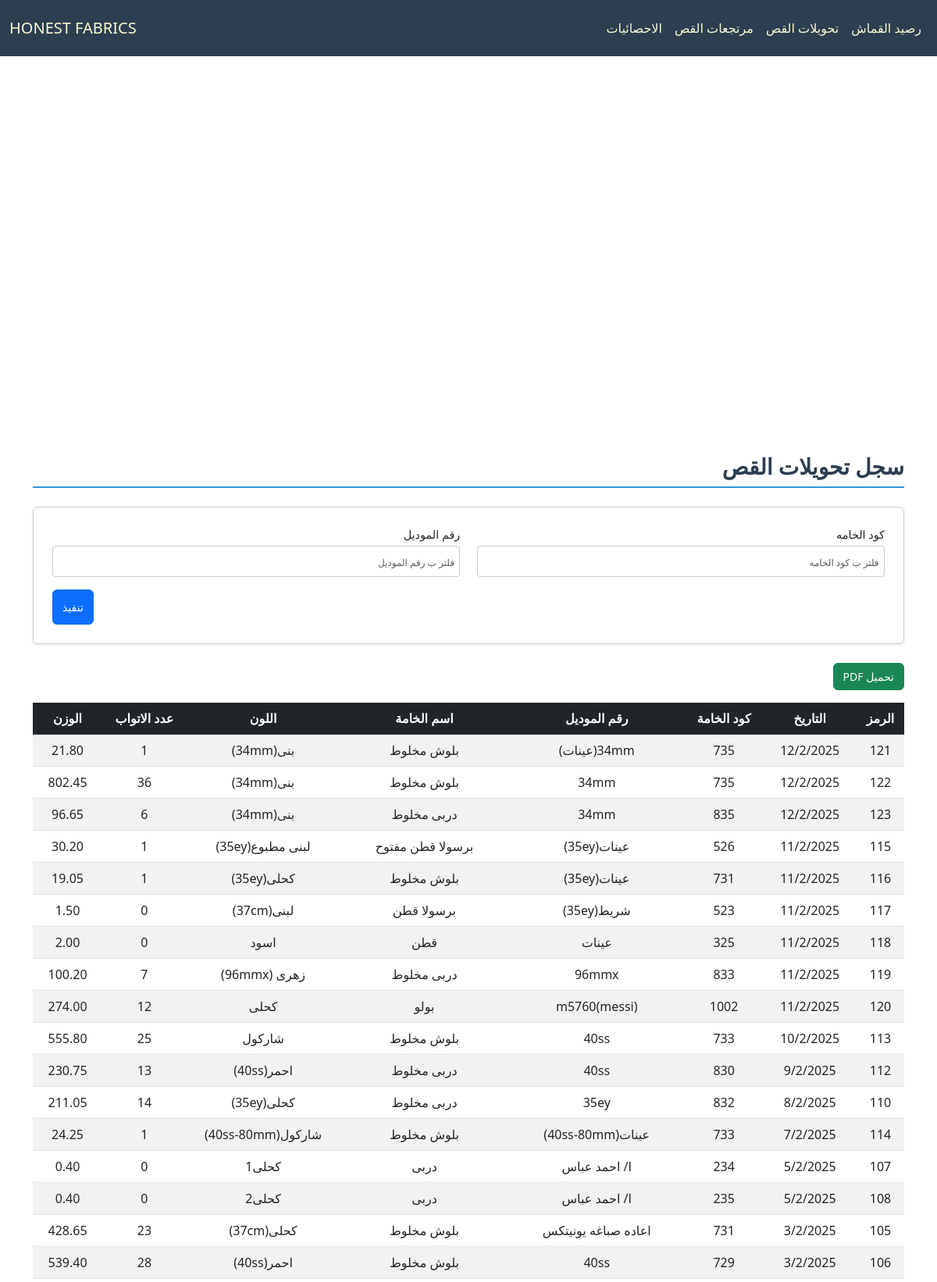
/cloth/CutTransfer/ (upper part), run on the app's committed database.
### cloth/models.py (models this page shows, shortened)
class Base(models.Model):
    id = models.IntegerField(primary_key=True, verbose_name="الرمز")
    fabric_code = models.CharField(max_length=100, verbose_name="كود الخامه", db_index=True, null=True, blank=True)
    fabric_name = models.CharField(max_length=200, verbose_name="اسم الخامه", null=True, blank=True)
    color = models.CharField(max_length=100, verbose_name="اللون", null=True, blank=True)
    roll = models.PositiveIntegerField(verbose_name="عدد الاتواب", null=True, blank=True)
    weight = models.DecimalField(max_digits=10, decimal_places=2, verbose_name="الوزن", null=True, blank=True)
    date = models.CharField(max_length=100,verbose_name="التاريخ", null=True, blank=True)
    class Meta:
        abstract = True

class CutTransfer(Base):
    model_number = models.CharField(max_length=100, verbose_name="رقم الموديل", null=True, blank=True)

### cloth/views.py (the view)
# urls.py: path('CutTransfer/', CutTransferView.as_view(), name='cut_transfer_view'),
class CutTransferView(FilterableListView):
    template_name = "cloth/cut.html"
    model = CutTransfer
    filter_fields = ['fabric_code', 'model_number']
    columns = ["الرمز","التاريخ","كود الخامة","رقم الموديل","اسم الخامة","اللون","عدد الاتواب","الوزن"]

### cloth/views.py (called while the page is built)
    def parse_date(self, date_str):
        try:
            normalized_date = date_str.replace("\\", "/")
            return datetime.strptime(normalized_date, "%d/%m/%Y")
        except (ValueError, AttributeError):
            return datetime.min

    def get_queryset(self):
        queryset = super().get_queryset()
        filters = Q()
        ordering = self.request.GET.get('order', 'desc')
        for field in self.filter_fields:
            filter_value = self.request.GET.get(field)
            if filter_value:
                filters &= Q(**{f"{field}__icontains": filter_value})
        filtered_queryset = queryset.filter(filters)
        models = list(filtered_queryset)
        models.sort(
            key=lambda x: self.parse_date(x.date) if x.date else datetime.min,
            reverse=(ordering == 'desc')
        )
        return models

    def get_context_data(self, **kwargs):
        context = super().get_context_data(**kwargs)
        update = Updates.objects.all().order_by('-date').first()
        context['update'] = localtime(update.date).strftime("%d/%m %I:%M %p") if update and update.date else None
        context['columns'] = self.columns
        model_meta = self.model._meta
        context['filter_fields'] = [
            {
                'field_name': field,
                'verbose_name': model_meta.get_field(field).verbose_name,
                'value': self.request.GET.get(field) or "",
            }
            for field in self.filter_fields
        ]
        return context

### cloth/templates/cloth/cut.html (shortened to what this page needs)
{% extends "cloth/layout.html" %}
{% block home_page %}
<a class="navbar-brand" href="{% url 'fabric_view' %}">HONEST FABRICS</a>
{% endblock %}
{% block navbar_links_small %}
{% include "cloth/nav_links.html" %}
{% endblock %}
{% block body %}
    <h2 class="section-title pt-4">سجل تحويلات القص</h2>
    <form method="get" class="filter-form-flex mb-4 p-4 rounded shadow-sm">
        {% for filter_field in filter_fields %}
        <div class="form-group mb-3">
            <label for="filter_{{ forloop.counter }}" class="form-label">{{ filter_field.verbose_name }}</label>
            <input type="text" id="filter_{{ forloop.counter }}" name="{{ filter_field.field_name }}"
                   placeholder="فلتر ب {{ filter_field.verbose_name }}"
                   class="form-control"
                   value="{{ filter_field.value }}">
        </div>
        {% endfor %}
        <div class="submit-container">
            <button type="submit" class="btn btn-primary submit-btn">تنفيذ</button>
        </div>
    </form>
    <button onclick="generatePDF()" class="btn btn-success mb-3">تحميل PDF</button>
    <div style="overflow-y: auto; max-height: 70vh; position: relative;" class="table-responsive mb-4">
        <table id="data-table"  class="table table-striped">
            <thead class="table-dark">
                <tr>
                    <th style="position: sticky; top: 0;" >الرمز</th>
                    <th style="position: sticky; top: 0;" >التاريخ</th>
                    <th style="position: sticky; top: 0;" >كود الخامة</th>
                    <th style="position: sticky; top: 0;" >رقم الموديل</th>
                    <th style="position: sticky; top: 0;" >اسم الخامة</th>
                    <th style="position: sticky; top: 0;" >اللون</th>
                    <th style="position: sticky; top: 0;" >عدد الاتواب</th>
                    <th style="position: sticky; top: 0;" >الوزن</th>
                </tr>
            </thead>
            <tbody>
                {% for model in models %}
                <tr>
                    <td>{{ model.id }}</td>
                    <td>{{ model.date }}</td>
                    <td>{{ model.fabric_code }}</td>
                    <td>{{ model.model_number }}</td>
                    <td>{{ model.fabric_name }}</td>
                    <td>{{ model.color }}</td>
                    <td>{{ model.roll }}</td>
                    <td>{{ model.weight }}</td>
                </tr>
                {% empty %}
                <tr>
                    <td colspan="8" class="text-center">لا يوجد عناصر</td>
                </tr>
                {% endfor %}
            </tbody>
        </table>
    </div>
    {% endblock body %}

### cloth/static/cloth/styles.css (style rules this page uses)
:root { --primary-color: #3498db; --light-blue: #3db1ff5e; --secondary-color: #2c3e50; --success-color: #2ecc71; --danger-color: #e74c3c; --warning-color: #f1c40f; --light-bg: #f8f9fa; --dark-bg: #343a40; --light-text: lightgoldenrodyellow; --golden-text: rgb(255, 255, 0); --border-color: #dee2e6; --white-color: #ffffff; }
*, *::before, *::after { box-sizing: border-box; }
ul, div { padding: 0; margin: 0; }
body { background-color: var(--light-bg); margin-top: 80px; margin-inline: 0; font-family: 'Segoe UI', Tahoma, Geneva, Verdana, sans-serif; line-height: 1.6; font-size: 16px; }
#navbar, #navbar a, #navbar-menu-body, #navbar-menu-body a { color: var(--light-text) !important; }
.section-title { color: var(--secondary-color); border-bottom: 2px solid var(--primary-color); padding-bottom: 0.5rem; margin-bottom: 1.5rem; font-weight: bold; }
.table { border-collapse: separate; border-spacing: 0; border-radius: 8px; width: 100%; }
.table th, .table td { text-align: center; vertical-align: middle; padding: 10px; }
.table-striped tbody tr:nth-of-type(odd) { background-color: var(--light-bg); }
.table-dark th { background-color: var(--secondary-color); color: var(--light-text); }
.table-responsive { overflow-x: auto; }
.table-responsive table th, .table-responsive table td { white-space: nowrap; min-width: fit-content; }
.table-responsive table { width: 100%; table-layout: auto; }
.filter-form-flex { display: flex; flex-wrap: wrap; padding: 1rem; border: 1px solid #ccc; border-radius: 8px; background-color: #fff; justify-content: space-between; column-gap: 2px; direction: rtl; }
.filter-form-flex .form-group { display: flex; flex-direction: column; margin-bottom: 5px; width: 49%; }
.filter-form-flex .form-label { font-size: 0.9rem; margin-bottom: 0.25rem; }
.filter-form-flex .form-control { border: 1px solid #ccc; border-radius: 4px; padding: 0.4rem; font-size: 0.9rem; }
.filter-form-flex input[type="text"], .filter-form-flex input[type="number"], .filter-form-flex input[type="date"] { width: 100%; height: 40px; }
.submit-container { display: flex; justify-content: flex-end; width: 100%; }
.filter-form-flex .submit-btn { width: auto; height: 45px; font-size: 1rem; }
@media (max-width: 1200px) { body { font-size: 15px; } }
@media (max-width: 1200px) { h4.section-title, h2 { font-size: 28px !important; } }
@media (max-width: 1200px) { p.lead, .oped_details_btn, .btn { font-size: 14px !important; } }
@media (max-width: 1200px) { ::placeholder { font-size: 12px !important; } }

### data on the page
CutTransfer: id "121", date "12/2/2025", fabric_code "735", model_number "34mm(عينات)", fabric_name "بلوش مخلوط", color "بنى(34mm)", roll "1", weight "21.80"
CutTransfer: id "122", date "12/2/2025", fabric_code "735", model_number "34mm", fabric_name "بلوش مخلوط", color "بنى(34mm)", roll "36", weight "802.45"
CutTransfer: id "123", date "12/2/2025", fabric_code "835", model_number "34mm", fabric_name "دربى مخلوط", color "بنى(34mm)", roll "6", weight "96.65"
CutTransfer: id "115", date "11/2/2025", fabric_code "526", model_number "عينات(35ey)", fabric_name "برسولا قطن مفتوح", color "لبنى مطبوع(35ey)", roll "1", weight "30.20"
CutTransfer: id "116", date "11/2/2025", fabric_code "731", model_number "عينات(35ey)", fabric_name "بلوش مخلوط", color "كحلى(35ey)", roll "1", weight "19.05"
CutTransfer: id "117", date "11/2/2025", fabric_code "523", model_number "شريط(35ey)", fabric_name "برسولا قطن", color "لبنى(37cm)", roll "0", weight "1.50"
CutTransfer: id "118", date "11/2/2025", fabric_code "325", model_number "عينات", fabric_name "قطن", color "اسود", roll "0", weight "2.00"
CutTransfer: id "119", date "11/2/2025", fabric_code "833", model_number "96mmx", fabric_name "دربى مخلوط", color "زهرى (96mmx)", roll "7", weight "100.20"
CutTransfer: id "120", date "11/2/2025", fabric_code "1002", model_number "m5760(messi)", fabric_name "بولو", color "كحلى", roll "12", weight "274.00"
CutTransfer: id "113", date "10/2/2025", fabric_code "733", model_number "40ss", fabric_name "بلوش مخلوط", color "شاركول", roll "25", weight "555.80"
CutTransfer: id "112", date "9/2/2025", fabric_code "830", model_number "40ss", fabric_name "دربى مخلوط", color "احمر(40ss)", roll "13", weight "230.75"
CutTransfer: id "110", date "8/2/2025", fabric_code "832", model_number "35ey", fabric_name "دربى مخلوط", color "كحلى(35ey)", roll "14", weight "211.05"
CutTransfer: id "114", date "7/2/2025", fabric_code "733", model_number "عينات(40ss-80mm)", fabric_name "بلوش مخلوط", color "شاركول(40ss-80mm)", roll "1", weight "24.25"
CutTransfer: id "107", date "5/2/2025", fabric_code "234", model_number "ا/ احمد عباس", fabric_name "دربى", color "كحلى1", roll "0", weight "0.40"
CutTransfer: id "108", date "5/2/2025", fabric_code "235", model_number "ا/ احمد عباس", fabric_name "دربى", color "كحلى2", roll "0", weight "0.40"
CutTransfer: id "105", date "3/2/2025", fabric_code "731", model_number "اعاده صباغه يونيتكس", fabric_name "بلوش مخلوط", color "كحلى(37cm)", roll "23", weight "428.65"
CutTransfer: id "106", date "3/2/2025", fabric_code "729", model_number "40ss", fabric_name "بلوش مخلوط", color "احمر(40ss)", roll "28", weight "539.40"

### other printed values
{{ filter_field.verbose_name }} "كود الخامه" "رقم الموديل"
